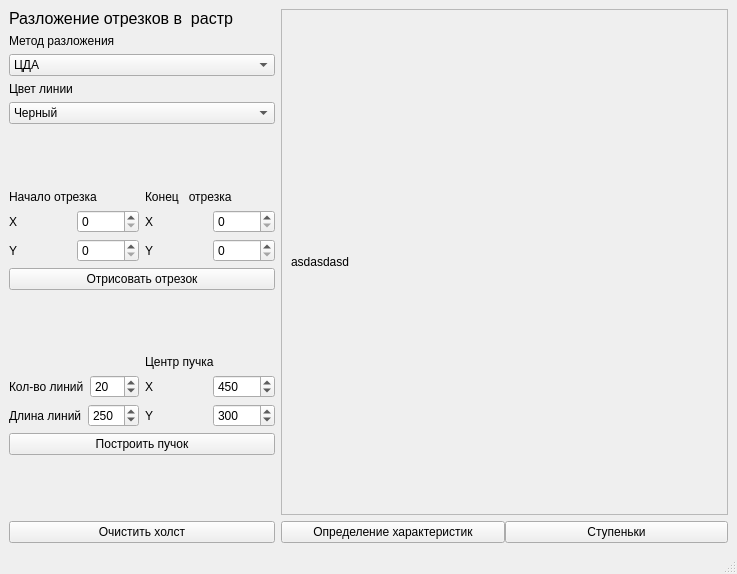
<?xml version="1.0" encoding="UTF-8"?>
<ui version="4.0">
 <class>MainWindow</class>
 <widget class="QMainWindow" name="MainWindow">
  <property name="geometry">
   <rect>
    <x>0</x>
    <y>0</y>
    <width>737</width>
    <height>574</height>
   </rect>
  </property>
  <property name="windowTitle">
   <string>MainWindow</string>
  </property>
  <widget class="QWidget" name="centralwidget">
   <layout class="QHBoxLayout" name="horizontalLayout" stretch="0,0">
    <item>
     <layout class="QVBoxLayout" name="verticalLayout">
      <item>
       <widget class="QLabel" name="label">
        <property name="font">
         <font>
          <pointsize>12</pointsize>
         </font>
        </property>
        <property name="text">
         <string>Разложение отрезков в  растр</string>
        </property>
       </widget>
      </item>
      <item>
       <widget class="QLabel" name="label_9">
        <property name="text">
         <string>Метод разложения</string>
        </property>
       </widget>
      </item>
      <item>
       <widget class="QComboBox" name="method_box">
        <item>
         <property name="text">
          <string>ЦДА</string>
         </property>
        </item>
        <item>
         <property name="text">
          <string>Брезенхем вещ</string>
         </property>
        </item>
        <item>
         <property name="text">
          <string>Брезенхем цел</string>
         </property>
        </item>
        <item>
         <property name="text">
          <string>Брезенхем с устранением ступенчатости</string>
         </property>
        </item>
        <item>
         <property name="text">
          <string>Ву</string>
         </property>
        </item>
        <item>
         <property name="text">
          <string>Библиотечный</string>
         </property>
        </item>
       </widget>
      </item>
      <item>
       <widget class="QLabel" name="label_2">
        <property name="text">
         <string>Цвет линии</string>
        </property>
       </widget>
      </item>
      <item>
       <widget class="QComboBox" name="color_box">
        <item>
         <property name="text">
          <string>Черный</string>
         </property>
        </item>
        <item>
         <property name="text">
          <string>Белый</string>
         </property>
        </item>
       </widget>
      </item>
      <item>
       <spacer name="verticalSpacer_3">
        <property name="orientation">
         <enum>Qt::Vertical</enum>
        </property>
        <property name="sizeHint" stdset="0">
         <size>
          <width>20</width>
          <height>40</height>
         </size>
        </property>
       </spacer>
      </item>
      <item>
       <layout class="QHBoxLayout" name="horizontalLayout_2">
        <item>
         <layout class="QVBoxLayout" name="verticalLayout_2">
          <item>
           <widget class="QLabel" name="label_5">
            <property name="text">
             <string>Начало отрезка</string>
            </property>
           </widget>
          </item>
          <item>
           <layout class="QHBoxLayout" name="horizontalLayout_3">
            <item>
             <widget class="QLabel" name="label_3">
              <property name="text">
               <string>X</string>
              </property>
             </widget>
            </item>
            <item>
             <widget class="QSpinBox" name="x1">
              <property name="maximum">
               <number>999</number>
              </property>
             </widget>
            </item>
           </layout>
          </item>
          <item>
           <layout class="QHBoxLayout" name="horizontalLayout_4">
            <item>
             <widget class="QLabel" name="label_4">
              <property name="text">
               <string>Y</string>
              </property>
             </widget>
            </item>
            <item>
             <widget class="QSpinBox" name="y1">
              <property name="maximum">
               <number>999</number>
              </property>
             </widget>
            </item>
           </layout>
          </item>
         </layout>
        </item>
        <item>
         <layout class="QHBoxLayout" name="horizontalLayout_5">
          <item>
           <layout class="QVBoxLayout" name="verticalLayout_3">
            <item>
             <widget class="QLabel" name="label_6">
              <property name="text">
               <string>Конец   отрезка</string>
              </property>
             </widget>
            </item>
            <item>
             <layout class="QHBoxLayout" name="horizontalLayout_6" stretch="0,0">
              <property name="sizeConstraint">
               <enum>QLayout::SetDefaultConstraint</enum>
              </property>
              <item>
               <widget class="QLabel" name="label_7">
                <property name="text">
                 <string>X</string>
                </property>
               </widget>
              </item>
              <item>
               <widget class="QSpinBox" name="x2">
                <property name="maximum">
                 <number>999</number>
                </property>
               </widget>
              </item>
             </layout>
            </item>
            <item>
             <layout class="QHBoxLayout" name="horizontalLayout_7">
              <item>
               <widget class="QLabel" name="label_8">
                <property name="text">
                 <string>Y</string>
                </property>
               </widget>
              </item>
              <item>
               <widget class="QSpinBox" name="y2">
                <property name="maximum">
                 <number>999</number>
                </property>
               </widget>
              </item>
             </layout>
            </item>
           </layout>
          </item>
         </layout>
        </item>
       </layout>
      </item>
      <item>
       <widget class="QPushButton" name="pushButton">
        <property name="text">
         <string>Отрисовать отрезок</string>
        </property>
       </widget>
      </item>
      <item>
       <spacer name="verticalSpacer_2">
        <property name="orientation">
         <enum>Qt::Vertical</enum>
        </property>
        <property name="sizeHint" stdset="0">
         <size>
          <width>20</width>
          <height>40</height>
         </size>
        </property>
       </spacer>
      </item>
      <item>
       <layout class="QHBoxLayout" name="horizontalLayout_8">
        <item>
         <layout class="QVBoxLayout" name="verticalLayout_4">
          <item>
           <widget class="QLabel" name="label_11">
            <property name="text">
             <string/>
            </property>
           </widget>
          </item>
          <item>
           <layout class="QHBoxLayout" name="horizontalLayout_9">
            <item>
             <widget class="QLabel" name="label_12">
              <property name="text">
               <string>Кол-во линий</string>
              </property>
             </widget>
            </item>
            <item>
             <widget class="QSpinBox" name="har_n">
              <property name="minimum">
               <number>1</number>
              </property>
              <property name="maximum">
               <number>999</number>
              </property>
              <property name="value">
               <number>20</number>
              </property>
             </widget>
            </item>
           </layout>
          </item>
          <item>
           <layout class="QHBoxLayout" name="horizontalLayout_10">
            <item>
             <widget class="QLabel" name="label_13">
              <property name="text">
               <string>Длина линий</string>
              </property>
             </widget>
            </item>
            <item>
             <widget class="QSpinBox" name="har_len">
              <property name="maximum">
               <number>999</number>
              </property>
              <property name="value">
               <number>250</number>
              </property>
             </widget>
            </item>
           </layout>
          </item>
         </layout>
        </item>
        <item>
         <layout class="QHBoxLayout" name="horizontalLayout_11">
          <item>
           <layout class="QVBoxLayout" name="verticalLayout_5">
            <item>
             <widget class="QLabel" name="label_14">
              <property name="text">
               <string>Центр пучка</string>
              </property>
             </widget>
            </item>
            <item>
             <layout class="QHBoxLayout" name="horizontalLayout_12" stretch="0,0">
              <property name="sizeConstraint">
               <enum>QLayout::SetDefaultConstraint</enum>
              </property>
              <item>
               <widget class="QLabel" name="label_15">
                <property name="text">
                 <string>X</string>
                </property>
               </widget>
              </item>
              <item>
               <widget class="QSpinBox" name="har_x">
                <property name="maximum">
                 <number>999</number>
                </property>
                <property name="value">
                 <number>450</number>
                </property>
               </widget>
              </item>
             </layout>
            </item>
            <item>
             <layout class="QHBoxLayout" name="horizontalLayout_13">
              <item>
               <widget class="QLabel" name="label_16">
                <property name="text">
                 <string>Y</string>
                </property>
               </widget>
              </item>
              <item>
               <widget class="QSpinBox" name="har_y">
                <property name="maximum">
                 <number>999</number>
                </property>
                <property name="value">
                 <number>300</number>
                </property>
               </widget>
              </item>
             </layout>
            </item>
           </layout>
          </item>
         </layout>
        </item>
       </layout>
      </item>
      <item>
       <widget class="QPushButton" name="pushButton_3">
        <property name="text">
         <string>Построить пучок</string>
        </property>
       </widget>
      </item>
      <item>
       <spacer name="verticalSpacer">
        <property name="orientation">
         <enum>Qt::Vertical</enum>
        </property>
        <property name="sizeHint" stdset="0">
         <size>
          <width>20</width>
          <height>40</height>
         </size>
        </property>
       </spacer>
      </item>
      <item>
       <widget class="QPushButton" name="pushButton_2">
        <property name="text">
         <string>Очистить холст</string>
        </property>
       </widget>
      </item>
     </layout>
    </item>
    <item>
     <layout class="QVBoxLayout" name="verticalLayout_7">
      <item>
       <layout class="QVBoxLayout" name="verticalLayout_6">
        <item>
         <widget class="QScrollArea" name="scrollArea">
          <property name="mouseTracking">
           <bool>false</bool>
          </property>
          <property name="verticalScrollBarPolicy">
           <enum>Qt::ScrollBarAlwaysOff</enum>
          </property>
          <property name="horizontalScrollBarPolicy">
           <enum>Qt::ScrollBarAlwaysOff</enum>
          </property>
          <property name="widgetResizable">
           <bool>true</bool>
          </property>
          <widget class="QWidget" name="scrollAreaWidgetContents">
           <property name="geometry">
            <rect>
             <x>0</x>
             <y>0</y>
             <width>432</width>
             <height>495</height>
            </rect>
           </property>
           <layout class="QHBoxLayout" name="horizontalLayout_14">
            <item>
             <widget class="QLabel" name="canvas">
              <property name="enabled">
               <bool>true</bool>
              </property>
              <property name="sizeIncrement">
               <size>
                <width>500</width>
                <height>500</height>
               </size>
              </property>
              <property name="layoutDirection">
               <enum>Qt::LeftToRight</enum>
              </property>
              <property name="text">
               <string>asdasdasd</string>
              </property>
              <property name="alignment">
               <set>Qt::AlignJustify|Qt::AlignVCenter</set>
              </property>
              <property name="indent">
               <number>-1</number>
              </property>
             </widget>
            </item>
           </layout>
          </widget>
         </widget>
        </item>
        <item>
         <layout class="QHBoxLayout" name="horizontalLayout_15">
          <property name="spacing">
           <number>0</number>
          </property>
          <property name="sizeConstraint">
           <enum>QLayout::SetDefaultConstraint</enum>
          </property>
          <property name="bottomMargin">
           <number>0</number>
          </property>
          <item>
           <widget class="QPushButton" name="pushButton_4">
            <property name="text">
             <string>Определение характеристик</string>
            </property>
           </widget>
          </item>
          <item>
           <widget class="QPushButton" name="pushButton_5">
            <property name="text">
             <string>Ступеньки</string>
            </property>
           </widget>
          </item>
         </layout>
        </item>
       </layout>
      </item>
     </layout>
    </item>
   </layout>
  </widget>
  <widget class="QStatusBar" name="statusbar"/>
 </widget>
 <resources/>
 <connections/>
</ui>
